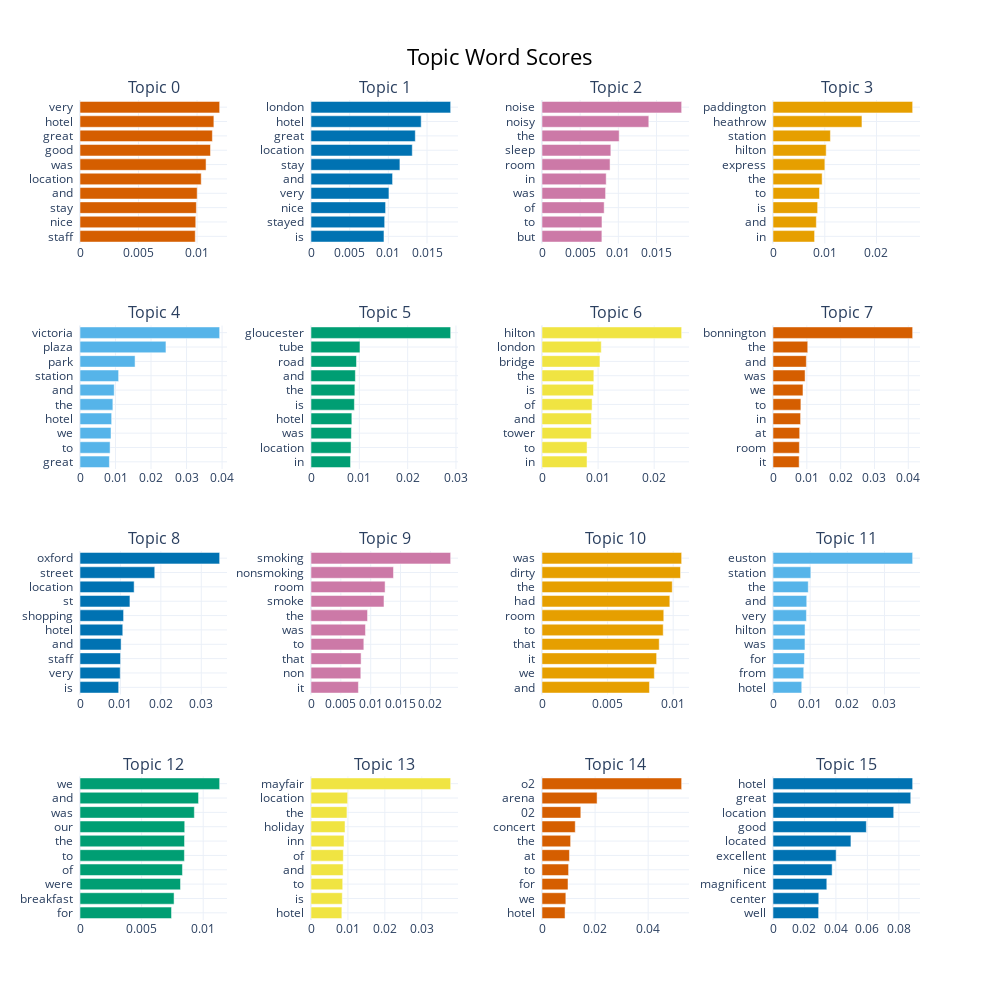

Notebook code cell kept with this figure:
### Code cell
topic_model.visualize_barchart(top_n_topics = 16, n_words = 10)

### Figure 1 — Plotly figure (JSON) as saved in the notebook; plotly's stock layout.template omitted (floating-point values rounded to 4 significant figures)
{"data": [{"marker": {"color": "#D55E00"}, "orientation": "h", "type": "bar", "x": [0.009846, 0.009888, 0.009941, 0.01001, 0.01036, 0.01077, 0.01115, 0.01131, 0.01144, 0.01193], "xaxis": "x", "y": ["staff  ", "nice  ", "stay  ", "and  ", "location  ", "was  ", "good  ", "great  ", "hotel  ", "very  "], "yaxis": "y"}, {"marker": {"color": "#0072B2"}, "orientation": "h", "type": "bar", "x": [0.009434, 0.009525, 0.009644, 0.01008, 0.01055, 0.0115, 0.01309, 0.01348, 0.01425, 0.01806], "xaxis": "x2", "y": ["is  ", "stayed  ", "nice  ", "very  ", "and  ", "stay  ", "location  ", "great  ", "hotel  ", "london  "], "yaxis": "y2"}, {"marker": {"color": "#CC79A7"}, "orientation": "h", "type": "bar", "x": [0.007847, 0.007859, 0.008145, 0.008332, 0.008411, 0.008916, 0.00902, 0.01011, 0.01399, 0.0183], "xaxis": "x3", "y": ["but  ", "to  ", "of  ", "was  ", "in  ", "room  ", "sleep  ", "the  ", "noisy  ", "noise  "], "yaxis": "y3"}, {"marker": {"color": "#E69F00"}, "orientation": "h", "type": "bar", "x": [0.008038, 0.008375, 0.008629, 0.008988, 0.009497, 0.01002, 0.01028, 0.01109, 0.01719, 0.02699], "xaxis": "x4", "y": ["in  ", "and  ", "is  ", "to  ", "the  ", "express  ", "hilton  ", "station  ", "heathrow  ", "paddington  "], "yaxis": "y4"}, {"marker": {"color": "#56B4E9"}, "orientation": "h", "type": "bar", "x": [0.008277, 0.008468, 0.008731, 0.00891, 0.009255, 0.009633, 0.01087, 0.0155, 0.0242, 0.03932], "xaxis": "x5", "y": ["great  ", "to  ", "we  ", "hotel  ", "the  ", "and  ", "station  ", "park  ", "plaza  ", "victoria  "], "yaxis": "y5"}, {"marker": {"color": "#009E73"}, "orientation": "h", "type": "bar", "x": [0.00818, 0.008288, 0.008359, 0.008453, 0.008979, 0.009076, 0.00918, 0.009417, 0.01013, 0.0289], "xaxis": "x6", "y": ["in  ", "location  ", "was  ", "hotel  ", "is  ", "the  ", "and  ", "road  ", "tube  ", "gloucester  "], "yaxis": "y6"}, {"marker": {"color": "#F0E442"}, "orientation": "h", "type": "bar", "x": [0.008027, 0.008032, 0.008777, 0.008814, 0.00893, 0.009185, 0.009243, 0.01033, 0.01057, 0.0249], "xaxis": "x7", "y": ["in  ", "to  ", "tower  ", "and  ", "of  ", "is  ", "the  ", "bridge  ", "london  ", "hilton  "], "yaxis": "y7"}, {"marker": {"color": "#D55E00"}, "orientation": "h", "type": "bar", "x": [0.007738, 0.007796, 0.007891, 0.008153, 0.008244, 0.008865, 0.009485, 0.009857, 0.01027, 0.04129], "xaxis": "x8", "y": ["it  ", "room  ", "at  ", "in  ", "to  ", "we  ", "was  ", "and  ", "the  ", "bonnington  "], "yaxis": "y8"}, {"marker": {"color": "#0072B2"}, "orientation": "h", "type": "bar", "x": [0.009564, 0.009951, 0.01003, 0.01017, 0.01058, 0.01078, 0.01235, 0.01339, 0.01849, 0.03454], "xaxis": "x9", "y": ["is  ", "very  ", "staff  ", "and  ", "hotel  ", "shopping  ", "st  ", "location  ", "street  ", "oxford  "], "yaxis": "y9"}, {"marker": {"color": "#CC79A7"}, "orientation": "h", "type": "bar", "x": [0.007941, 0.008345, 0.008395, 0.008851, 0.009124, 0.009472, 0.01223, 0.01241, 0.01382, 0.0234], "xaxis": "x10", "y": ["it  ", "non  ", "that  ", "to  ", "was  ", "the  ", "smoke  ", "room  ", "nonsmoking  ", "smoking  "], "yaxis": "y10"}, {"marker": {"color": "#E69F00"}, "orientation": "h", "type": "bar", "x": [0.008191, 0.008564, 0.008737, 0.008935, 0.009241, 0.009283, 0.009745, 0.00993, 0.01056, 0.01065], "xaxis": "x11", "y": ["and  ", "we  ", "it  ", "that  ", "to  ", "room  ", "had  ", "the  ", "dirty  ", "was  "], "yaxis": "y11"}, {"marker": {"color": "#56B4E9"}, "orientation": "h", "type": "bar", "x": [0.007737, 0.008277, 0.008471, 0.008603, 0.008626, 0.008998, 0.009082, 0.009492, 0.01018, 0.03759], "xaxis": "x12", "y": ["hotel  ", "from  ", "for  ", "was  ", "hilton  ", "very  ", "and  ", "the  ", "station  ", "euston  "], "yaxis": "y12"}, {"marker": {"color": "#009E73"}, "orientation": "h", "type": "bar", "x": [0.007428, 0.007635, 0.008157, 0.008315, 0.008473, 0.008484, 0.0085, 0.00928, 0.009621, 0.01133], "xaxis": "x13", "y": ["for  ", "breakfast  ", "were  ", "of  ", "to  ", "the  ", "our  ", "was  ", "and  ", "we  "], "yaxis": "y13"}, {"marker": {"color": "#F0E442"}, "orientation": "h", "type": "bar", "x": [0.008357, 0.008466, 0.008588, 0.008698, 0.008754, 0.008941, 0.009219, 0.00974, 0.009935, 0.03783], "xaxis": "x14", "y": ["hotel  ", "is  ", "to  ", "and  ", "of  ", "inn  ", "holiday  ", "the  ", "location  ", "mayfair  "], "yaxis": "y14"}, {"marker": {"color": "#D55E00"}, "orientation": "h", "type": "bar", "x": [0.008682, 0.008981, 0.009798, 0.01001, 0.01034, 0.01078, 0.01253, 0.01463, 0.02076, 0.05262], "xaxis": "x15", "y": ["hotel  ", "we  ", "for  ", "to  ", "at  ", "the  ", "concert  ", "02  ", "arena  ", "o2  "], "yaxis": "y15"}, {"marker": {"color": "#0072B2"}, "orientation": "h", "type": "bar", "x": [0.02899, 0.02909, 0.0342, 0.03759, 0.04013, 0.04954, 0.05934, 0.07673, 0.08756, 0.08877], "xaxis": "x16", "y": ["well  ", "center  ", "magnificent  ", "nice  ", "excellent  ", "located  ", "good  ", "location  ", "great  ", "hotel  "], "yaxis": "y16"}], "layout": {"annotations": [{"font": {"size": 16}, "showarrow": false, "text": "Topic 0", "x": 0.0875, "xanchor": "center", "xref": "paper", "y": 1, "yanchor": "bottom", "yref": "paper"}, {"font": {"size": 16}, "showarrow": false, "text": "Topic 1", "x": 0.3625, "xanchor": "center", "xref": "paper", "y": 1, "yanchor": "bottom", "yref": "paper"}, {"font": {"size": 16}, "showarrow": false, "text": "Topic 2", "x": 0.6375, "xanchor": "center", "xref": "paper", "y": 1, "yanchor": "bottom", "yref": "paper"}, {"font": {"size": 16}, "showarrow": false, "text": "Topic 3", "x": 0.9125, "xanchor": "center", "xref": "paper", "y": 1, "yanchor": "bottom", "yref": "paper"}, {"font": {"size": 16}, "showarrow": false, "text": "Topic 4", "x": 0.0875, "xanchor": "center", "xref": "paper", "y": 0.725, "yanchor": "bottom", "yref": "paper"}, {"font": {"size": 16}, "showarrow": false, "text": "Topic 5", "x": 0.3625, "xanchor": "center", "xref": "paper", "y": 0.725, "yanchor": "bottom", "yref": "paper"}, {"font": {"size": 16}, "showarrow": false, "text": "Topic 6", "x": 0.6375, "xanchor": "center", "xref": "paper", "y": 0.725, "yanchor": "bottom", "yref": "paper"}, {"font": {"size": 16}, "showarrow": false, "text": "Topic 7", "x": 0.9125, "xanchor": "center", "xref": "paper", "y": 0.725, "yanchor": "bottom", "yref": "paper"}, {"font": {"size": 16}, "showarrow": false, "text": "Topic 8", "x": 0.0875, "xanchor": "center", "xref": "paper", "y": 0.45, "yanchor": "bottom", "yref": "paper"}, {"font": {"size": 16}, "showarrow": false, "text": "Topic 9", "x": 0.3625, "xanchor": "center", "xref": "paper", "y": 0.45, "yanchor": "bottom", "yref": "paper"}, {"font": {"size": 16}, "showarrow": false, "text": "Topic 10", "x": 0.6375, "xanchor": "center", "xref": "paper", "y": 0.45, "yanchor": "bottom", "yref": "paper"}, {"font": {"size": 16}, "showarrow": false, "text": "Topic 11", "x": 0.9125, "xanchor": "center", "xref": "paper", "y": 0.45, "yanchor": "bottom", "yref": "paper"}, {"font": {"size": 16}, "showarrow": false, "text": "Topic 12", "x": 0.0875, "xanchor": "center", "xref": "paper", "y": 0.175, "yanchor": "bottom", "yref": "paper"}, {"font": {"size": 16}, "showarrow": false, "text": "Topic 13", "x": 0.3625, "xanchor": "center", "xref": "paper", "y": 0.175, "yanchor": "bottom", "yref": "paper"}, {"font": {"size": 16}, "showarrow": false, "text": "Topic 14", "x": 0.6375, "xanchor": "center", "xref": "paper", "y": 0.175, "yanchor": "bottom", "yref": "paper"}, {"font": {"size": 16}, "showarrow": false, "text": "Topic 15", "x": 0.9125, "xanchor": "center", "xref": "paper", "y": 0.175, "yanchor": "bottom", "yref": "paper"}], "height": 1000, "hoverlabel": {"bgcolor": "white", "font": {"family": "Rockwell", "size": 16}}, "showlegend": false, "title": {"font": {"color": "Black", "size": 22}, "text": "Topic Word Scores", "x": 0.5, "xanchor": "center", "yanchor": "top"}, "width": 1000, "xaxis": {"anchor": "y", "domain": [0, 0.175], "showgrid": true}, "xaxis10": {"anchor": "y10", "domain": [0.275, 0.45], "showgrid": true}, "xaxis11": {"anchor": "y11", "domain": [0.55, 0.725], "showgrid": true}, "xaxis12": {"anchor": "y12", "domain": [0.825, 1], "showgrid": true}, "xaxis13": {"anchor": "y13", "domain": [0, 0.175], "showgrid": true}, "xaxis14": {"anchor": "y14", "domain": [0.275, 0.45], "showgrid": true}, "xaxis15": {"anchor": "y15", "domain": [0.55, 0.725], "showgrid": true}, "xaxis16": {"anchor": "y16", "domain": [0.825, 1], "showgrid": true}, "xaxis2": {"anchor": "y2", "domain": [0.275, 0.45], "showgrid": true}, "xaxis3": {"anchor": "y3", "domain": [0.55, 0.725], "showgrid": true}, "xaxis4": {"anchor": "y4", "domain": [0.825, 1], "showgrid": true}, "xaxis5": {"anchor": "y5", "domain": [0, 0.175], "showgrid": true}, "xaxis6": {"anchor": "y6", "domain": [0.275, 0.45], "showgrid": true}, "xaxis7": {"anchor": "y7", "domain": [0.55, 0.725], "showgrid": true}, "xaxis8": {"anchor": "y8", "domain": [0.825, 1], "showgrid": true}, "xaxis9": {"anchor": "y9", "domain": [0, 0.175], "showgrid": true}, "yaxis": {"anchor": "x", "domain": [0.825, 1], "showgrid": true}, "yaxis10": {"anchor": "x10", "domain": [0.275, 0.45], "showgrid": true}, "yaxis11": {"anchor": "x11", "domain": [0.275, 0.45], "showgrid": true}, "yaxis12": {"anchor": "x12", "domain": [0.275, 0.45], "showgrid": true}, "yaxis13": {"anchor": "x13", "domain": [0, 0.175], "showgrid": true}, "yaxis14": {"anchor": "x14", "domain": [0, 0.175], "showgrid": true}, "yaxis15": {"anchor": "x15", "domain": [0, 0.175], "showgrid": true}, "yaxis16": {"anchor": "x16", "domain": [0, 0.175], "showgrid": true}, "yaxis2": {"anchor": "x2", "domain": [0.825, 1], "showgrid": true}, "yaxis3": {"anchor": "x3", "domain": [0.825, 1], "showgrid": true}, "yaxis4": {"anchor": "x4", "domain": [0.825, 1], "showgrid": true}, "yaxis5": {"anchor": "x5", "domain": [0.55, 0.725], "showgrid": true}, "yaxis6": {"anchor": "x6", "domain": [0.55, 0.725], "showgrid": true}, "yaxis7": {"anchor": "x7", "domain": [0.55, 0.725], "showgrid": true}, "yaxis8": {"anchor": "x8", "domain": [0.55, 0.725], "showgrid": true}, "yaxis9": {"anchor": "x9", "domain": [0.275, 0.45], "showgrid": true}}}
